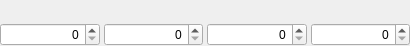
<?xml version="1.0" encoding="UTF-8"?>
<ui version="4.0">
 <class>ParameterVector</class>
 <widget class="QWidget" name="ParameterVector">
  <property name="geometry">
   <rect>
    <x>0</x>
    <y>0</y>
    <width>410</width>
    <height>46</height>
   </rect>
  </property>
  <property name="windowTitle">
   <string>Form</string>
  </property>
  <layout class="QVBoxLayout" name="verticalLayout">
   <property name="spacing">
    <number>0</number>
   </property>
   <property name="leftMargin">
    <number>0</number>
   </property>
   <property name="topMargin">
    <number>0</number>
   </property>
   <property name="rightMargin">
    <number>0</number>
   </property>
   <property name="bottomMargin">
    <number>0</number>
   </property>
   <item>
    <widget class="ParameterDescriptionWidget" name="descriptionWidget" native="true"/>
   </item>
   <item>
    <layout class="QHBoxLayout" name="horizontalLayout">
     <property name="spacing">
      <number>4</number>
     </property>
     <item>
      <widget class="QDoubleSpinBox" name="doubleSpinBox1">
       <property name="sizePolicy">
        <sizepolicy hsizetype="Expanding" vsizetype="Maximum">
         <horstretch>0</horstretch>
         <verstretch>0</verstretch>
        </sizepolicy>
       </property>
       <property name="focusPolicy">
        <enum>Qt::StrongFocus</enum>
       </property>
       <property name="alignment">
        <set>Qt::AlignRight|Qt::AlignTrailing|Qt::AlignVCenter</set>
       </property>
       <property name="correctionMode">
        <enum>QAbstractSpinBox::CorrectToNearestValue</enum>
       </property>
       <property name="decimals">
        <number>0</number>
       </property>
      </widget>
     </item>
     <item>
      <widget class="QDoubleSpinBox" name="doubleSpinBox2">
       <property name="sizePolicy">
        <sizepolicy hsizetype="Expanding" vsizetype="Maximum">
         <horstretch>0</horstretch>
         <verstretch>0</verstretch>
        </sizepolicy>
       </property>
       <property name="focusPolicy">
        <enum>Qt::StrongFocus</enum>
       </property>
       <property name="alignment">
        <set>Qt::AlignRight|Qt::AlignTrailing|Qt::AlignVCenter</set>
       </property>
       <property name="correctionMode">
        <enum>QAbstractSpinBox::CorrectToNearestValue</enum>
       </property>
       <property name="decimals">
        <number>0</number>
       </property>
      </widget>
     </item>
     <item>
      <widget class="QDoubleSpinBox" name="doubleSpinBox3">
       <property name="sizePolicy">
        <sizepolicy hsizetype="Expanding" vsizetype="Maximum">
         <horstretch>0</horstretch>
         <verstretch>0</verstretch>
        </sizepolicy>
       </property>
       <property name="focusPolicy">
        <enum>Qt::StrongFocus</enum>
       </property>
       <property name="alignment">
        <set>Qt::AlignRight|Qt::AlignTrailing|Qt::AlignVCenter</set>
       </property>
       <property name="correctionMode">
        <enum>QAbstractSpinBox::CorrectToNearestValue</enum>
       </property>
       <property name="decimals">
        <number>0</number>
       </property>
      </widget>
     </item>
     <item>
      <widget class="QDoubleSpinBox" name="doubleSpinBox4">
       <property name="sizePolicy">
        <sizepolicy hsizetype="Expanding" vsizetype="Maximum">
         <horstretch>0</horstretch>
         <verstretch>0</verstretch>
        </sizepolicy>
       </property>
       <property name="focusPolicy">
        <enum>Qt::StrongFocus</enum>
       </property>
       <property name="alignment">
        <set>Qt::AlignRight|Qt::AlignTrailing|Qt::AlignVCenter</set>
       </property>
       <property name="correctionMode">
        <enum>QAbstractSpinBox::CorrectToNearestValue</enum>
       </property>
       <property name="decimals">
        <number>0</number>
       </property>
      </widget>
     </item>
    </layout>
   </item>
  </layout>
 </widget>
 <customwidgets>
  <customwidget>
   <class>ParameterDescriptionWidget</class>
   <extends>QWidget</extends>
   <header>gui/parameter/ParameterVirtualWidget.h</header>
   <container>1</container>
  </customwidget>
 </customwidgets>
 <resources/>
 <connections/>
</ui>
